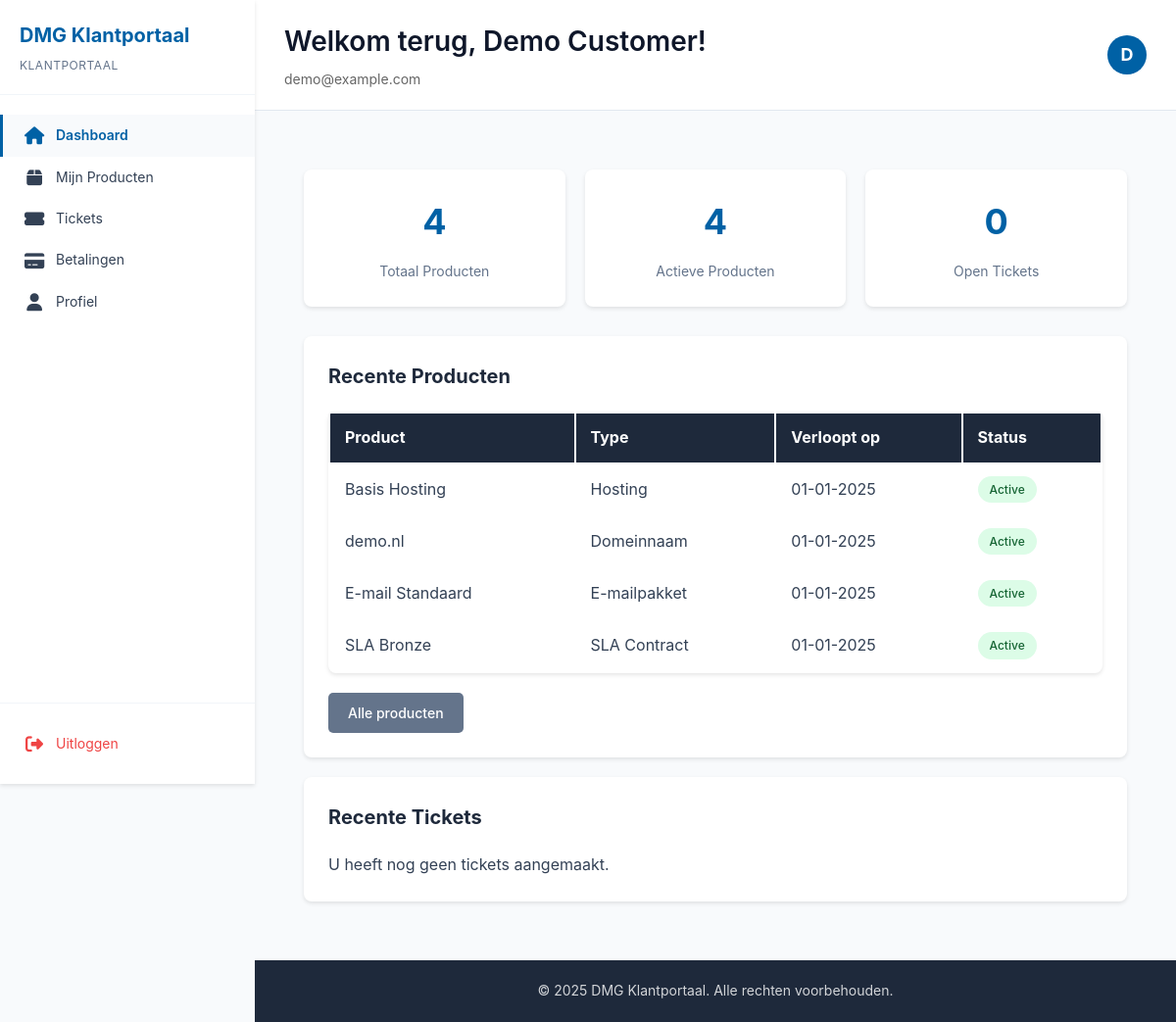
Page /views/customer/dashboard.php (signed in) on the committed database.
### tables this page shows
CREATE TABLE products (
    id INT AUTO_INCREMENT PRIMARY KEY,
    user_id INT NOT NULL,
    product_type_id INT NOT NULL,
    name VARCHAR(255) NOT NULL,
    description TEXT,
    domain_name VARCHAR(255),
    registration_date DATE NOT NULL,
    expiry_date DATE NOT NULL,
    duration_months INT DEFAULT 12,
    price DECIMAL(10, 2) NOT NULL,
    status ENUM('active', 'expired', 'cancelled', 'pending') NOT NULL DEFAULT 'active',
    created_at TIMESTAMP DEFAULT CURRENT_TIMESTAMP,
    updated_at TIMESTAMP DEFAULT CURRENT_TIMESTAMP ON UPDATE CURRENT_TIMESTAMP,
    FOREIGN KEY (user_id) REFERENCES users(id) ON DELETE CASCADE,
    FOREIGN KEY (product_type_id) REFERENCES product_types(id),
    INDEX idx_user_id (user_id),
    INDEX idx_status (status),
    INDEX idx_expiry_date (expiry_date)
);

CREATE TABLE product_types (
    id INT AUTO_INCREMENT PRIMARY KEY,
    name VARCHAR(100) NOT NULL,
    description TEXT,
    default_duration_months INT DEFAULT 12,
    created_at TIMESTAMP DEFAULT CURRENT_TIMESTAMP
);

### src/classes/Product.php (called while the page is built, shortened)
<?php
class Product {
    private $db;
    public function __construct() {
        $this->db = Database::getInstance()->getConnection();
    }
    public function getByUserId($userId) {
        $stmt = $this->db->prepare("
            SELECT p.*, pt.name as type_name
            FROM products p
            JOIN product_types pt ON p.product_type_id = pt.id
            WHERE p.user_id = ?
            ORDER BY p.expiry_date ASC
        ");
        $stmt->execute([$userId]);
        return $stmt->fetchAll();
    }
}

### src/config/database.php (called while the page is built, shortened)
<?php
class Database {
    private static $instance = null;
    private $connection;
    private function __construct() {
        $dsn = "mysql:host=" . DB_HOST . ";dbname=" . DB_NAME . ";charset=" . DB_CHARSET;
        $options = [
            PDO::ATTR_ERRMODE            => PDO::ERRMODE_EXCEPTION,
            PDO::ATTR_DEFAULT_FETCH_MODE => PDO::FETCH_ASSOC,
            PDO::ATTR_EMULATE_PREPARES   => false,
        ];
        try {
            $this->connection = new PDO($dsn, DB_USER, DB_PASSWORD, $options);
        } catch (PDOException $e) {
            throw new Exception("Connection failed: " . $e->getMessage());
        }
    }
    public static function getInstance() {
        if (self::$instance === null) {
            self::$instance = new self();
        }
        return self::$instance;
    }
    public function getConnection() {
        return $this->connection;
    }
}

### src/controllers/customer/DashboardController.php (called while the page is built, shortened)
<?php
class CustomerDashboardController
{
    private $productModel;
    private $ticketModel;
    private $userId;
    public function __construct($userId)
    {
        require_once __DIR__ . '/../../classes/Product.php';
        $this->productModel = new Product();
        $this->ticketModel = new Ticket();
        $this->userId = $userId;
    }
    public function index()
    {
        $data = [];
        $data['products'] = $this->productModel->getByUserId($this->userId);
        $data['tickets'] = $this->ticketModel->getByUserId($this->userId);
        $data['totalProducts'] = count($data['products']);
        $data['activeProducts'] = count(array_filter($data['products'], fn($p) => $p['status'] === 'active'));
        $data['openTickets'] = count(array_filter($data['tickets'], fn($t) => $t['status'] !== 'closed'));
        return $data;
    }
}

### src/views/customer/dashboard.php (the view, shortened to what this page needs)
<?php
require_once __DIR__ . '/../../config/Database.php';
require_once __DIR__ . '/../../controllers/customer/DashboardController.php';
$auth = new Auth();
$auth->requireCustomer();
$userId = $auth->getCurrentUserId();
$controller = new CustomerDashboardController($userId);
$data = $controller->index();
extract($data);
?>
<?php include __DIR__ . '/../../includes/header.php'; ?>
<div class="container">
    <div class="stats-grid">
        <div class="stat-card">
            <h3><?php echo $totalProducts; ?></h3>
            <p>Totaal Producten</p>
        </div>
        <div class="stat-card">
            <h3><?php echo $activeProducts; ?></h3>
            <p>Actieve Producten</p>
        </div>
        <div class="stat-card">
            <h3><?php echo $openTickets; ?></h3>
            <p>Open Tickets</p>
        </div>
    </div>
    <div class="dashboard-grid">
        <div class="dashboard-section">
            <h2>Recente Producten</h2>
            <?php if (empty($products)): ?>
                <p>U heeft nog geen producten.</p>
            <?php else: ?>
                <table class="data-table">
                    <thead>
                        <tr>
                            <th>Product</th>
                            <th>Type</th>
                            <th>Verloopt op</th>
                            <th>Status</th>
                        </tr>
                    </thead>
                    <tbody>
                        <?php foreach (array_slice($products, 0, 5) as $product): ?>
                            <tr>
                                <td><?php echo htmlspecialchars($product['name']); ?></td>
                                <td><?php echo htmlspecialchars($product['type_name']); ?></td>
                                <td><?php echo date('d-m-Y', strtotime($product['expiry_date'])); ?></td>
                                <td><span class="badge badge-<?php echo $product['status']; ?>"><?php echo ucfirst($product['status']); ?></span></td>
                            </tr>
                        <?php endforeach; ?>
                    </tbody>
                </table>
                <a href="/views/customer/products.php" class="btn btn-secondary">Alle producten</a>
            <?php endif; ?>
        </div>
        <div class="dashboard-section">
            <h2>Recente Tickets</h2>
            <?php if (empty($tickets)): ?>
                <p>U heeft nog geen tickets aangemaakt.</p>
            <?php endif; ?>
        </div>
    </div>
</div>
<?php include __DIR__ . '/../../includes/footer.php'; ?>

### rows in the picture
products: name "Basis Hosting", product_type.name "Hosting", expiry_date "01-01-2025", status "Active"
products: name "demo.nl", product_type.name "Domeinnaam", expiry_date "01-01-2025", status "Active"
products: name "E-mail Standaard", product_type.name "E-mailpakket", expiry_date "01-01-2025", status "Active"
products: name "SLA Bronze", product_type.name "SLA Contract", expiry_date "01-01-2025", status "Active"

### other values in the picture
APP_NAME "DMG Klantportaal"
$userName "Demo Customer"
$userEmail "demo@example.com"
substr($userName, 0, 1) "D"
$totalProducts "4"
$activeProducts "4"
$openTickets "0"
